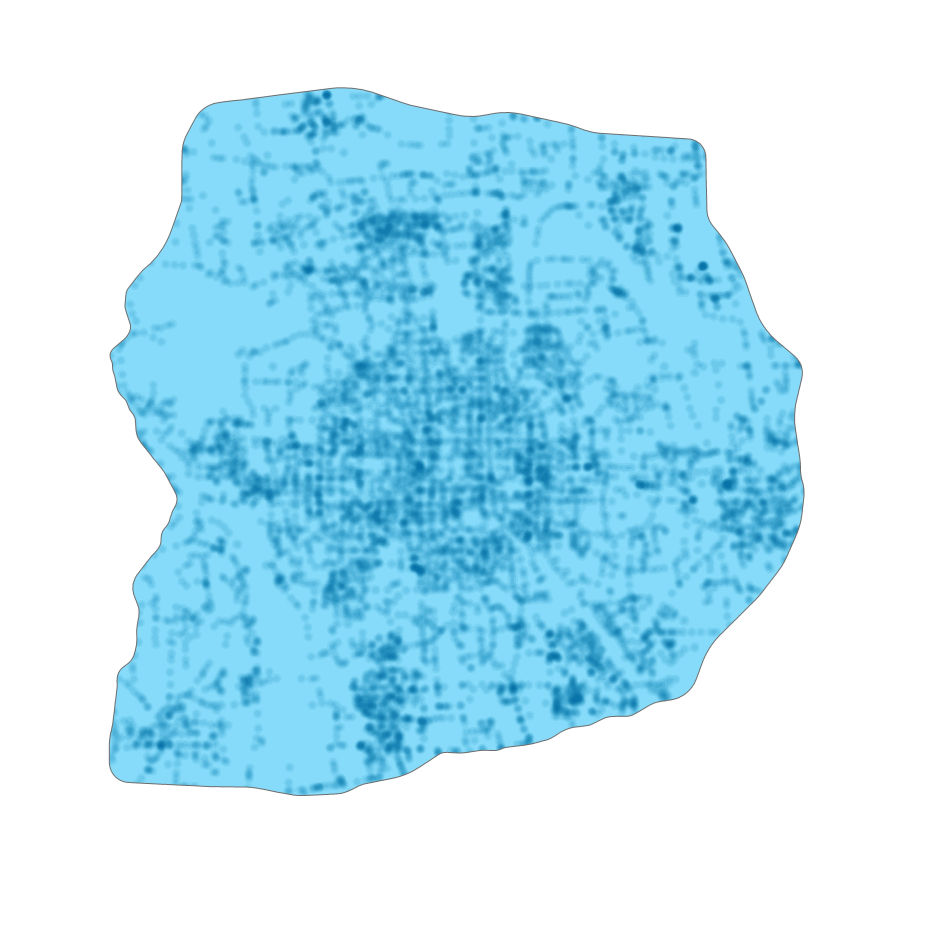
#> input picture supply map.jpg, 5552 x 5708 px, found by its file name (shown at 1/6 size)
$ python Main.py
#> lines starting #> are read from the running program, lines starting #| are printed output that depends on the picture; long printed decimals are rounded
import argparse
import math

import numpy
from PIL import Image
import numpy
import os

from skimage.metrics import structural_similarity
import xlsxwriter as xw


parser = argparse.ArgumentParser(description='Assess Spatial Equity')
parser.add_argument('--img1', default="D:\\Assess Spatial Equity\\supply map.jpg", type=str, help='image file5')
parser.add_argument('--img2', default="D:\\Assess Spatial Equity\\demand map.jpg", type=str, help='image file6')

# The window of dpi is depend on the spatial scale needed
parser.add_argument('--WIN_X', default=80, type=int, help='length of dpi')
parser.add_argument('--WIN_Y', default=80, type=int, help='width of dpi')

parser.add_argument('--T_SSIM', default=0.8, type=float, help='predefined threshold')


def mkdir(path):
    folder = os.path.exists(path)
    if not folder:
        os.makedirs(path)


def xw_to_excel(xlsfile, data):  # record similarity results
    workbook = xw.Workbook(xlsfile)
    sheet1 = workbook.add_worksheet("sheet1")

    for i in range(len(data)):
        row = 'A' + str(i+1)
        sheet1.write_row(row, data[i])
    workbook.close()


def compute_region_ssim(gray1, gray2, WIN_X, WIN_Y):
    width = min(gray1.width, gray2.width)
    height = min(gray1.height, gray2.height)
    num_x = math.floor(width / WIN_X)
    num_y = math.floor(height / WIN_Y)
    if num_x == 0 or num_y == 0:
        print("error: the width/height of defined window is less than or equal to that of images")
        num_x = 1
        num_y = 1
        WIN_X = width
        WIN_Y = height

    ssim = [[0] * num_x for _ in range(num_y)]
    for i in range(num_x):
        for j in range(num_y):
            clip1 = gray1.crop((i * WIN_X, j * WIN_Y, (i + 1) * WIN_X, (j + 1) * WIN_Y))
            clip2 = gray2.crop((i * WIN_X, j * WIN_Y, (i + 1) * WIN_X, (j + 1) * WIN_Y))
            np_clip1 = numpy.array(clip1)
            np_clip2 = numpy.array(clip2)
            np_clip1[np_clip1 == 255] = 0
            np_clip2[np_clip2 == 255] = 0
            sum1 = numpy.sum(numpy.sum(np_clip1))
            sum2 = numpy.sum(numpy.sum(np_clip2))

            # no map information
            if sum1 == 0 and sum2 == 0:
                ssim[j][i] = None
                continue

            np_clip1 = numpy.array(clip1)
            np_clip2 = numpy.array(clip2)
            ssim[j][i] = structural_similarity(np_clip1, np_clip2)

    return ssim


def colored_region(gray1, gray2, WIN_X, WIN_Y, ssim, T_SSIM):

    #Calculate mean average (overall spatial equity)
    ssim_array = numpy.array(ssim)
    ssim_float = ssim_array.astype(float)
    masked_array = numpy.ma.array(ssim_float, mask=numpy.isnan(ssim_float))
    average = masked_array.mean()
    var=masked_array.var()
    MAX = numpy.nanpercentile(ssim_float, 100)
    MIN = numpy.nanpercentile(ssim_float, 0)

    width = min(gray1.width, gray2.width)
    height = min(gray1.height, gray2.height)
    num_x = math.floor(width / WIN_X)
    num_y = math.floor(height / WIN_Y)
    if num_x == 0 or num_y == 0:
        print("error: the width/height of defined window is less than or equal to that of images")
        num_x = 1
        num_y = 1
        WIN_X = width
        WIN_Y = height

    # Grey map
    count_one=0
    count_grey=0
    res = numpy.full((3, gray1.height, gray1.width), 255, dtype=numpy.uint8)

    for i in range(num_x):
        for j in range(num_y):
            # areas with nothing or without exceeding the threshold
            if ssim[j][i] == None:
                res[0, j * WIN_Y:(j + 1) * WIN_Y, i * WIN_X:(i + 1) * WIN_X] = 255
                res[1, j * WIN_Y:(j + 1) * WIN_Y, i * WIN_X:(i + 1) * WIN_X] = 255
                res[2, j * WIN_Y:(j + 1) * WIN_Y, i * WIN_X:(i + 1) * WIN_X] = 255
                continue

            if ssim[j][i] >= T_SSIM:
                res[0, j * WIN_Y:(j + 1) * WIN_Y, i * WIN_X:(i + 1) * WIN_X] =205
                res[1, j * WIN_Y:(j + 1) * WIN_Y, i * WIN_X:(i + 1) * WIN_X] =205
                res[2, j * WIN_Y:(j + 1) * WIN_Y, i * WIN_X:(i + 1) * WIN_X] =205
                count_one += 1

            else:
                # considerable areas
                res[0, j * WIN_Y:(j + 1) * WIN_Y, i * WIN_X:(i + 1) * WIN_X] =int(205*(ssim[j][i]-MIN)/(MAX-MIN))
                res[1, j * WIN_Y:(j + 1) * WIN_Y, i * WIN_X:(i + 1) * WIN_X] =int(205*(ssim[j][i]-MIN)/(MAX-MIN))
                res[2, j * WIN_Y:(j + 1) * WIN_Y, i * WIN_X:(i + 1) * WIN_X] =int(205*(ssim[j][i]-MIN)/(MAX-MIN))
                count_grey += 1


    count_all = count_one + count_grey
    print("ratio of consider areas：", count_grey / count_all)
    print("=====================================")

    return res.swapaxes(0, 1).swapaxes(1, 2)


if __name__ == '__main__':
    opt = parser.parse_args()

    pos1 = opt.img1.rfind("\\")
    outdir = opt.img1[0:pos1 + 1] + "result\\"
    mkdir(outdir)
    print("Result save path：" + outdir)

    pos2 = opt.img1.rfind(".")
    img1_name = opt.img1[pos1 + 1:pos2]

    pos1 = opt.img2.rfind("\\")
    pos2 = opt.img2.rfind(".")
    img2_name = opt.img2[pos1 + 1:pos2]

    img1 = Image.open(opt.img1)
#> img1 is the input picture: PIL image 5552x5708 RGB; mean R, G, B 190.4, 230.8, 246.1
    img2 = Image.open(opt.img2)
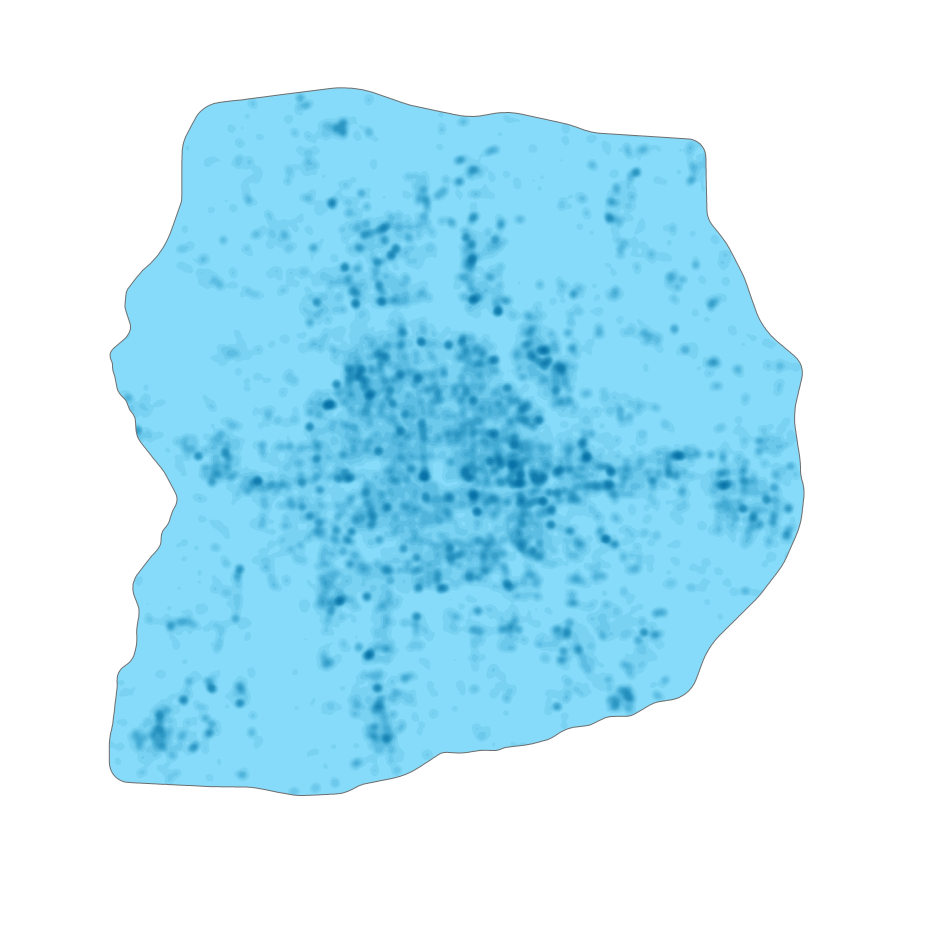
#> input picture demand map.jpg, 5552 x 5708 px, found by its file name (shown at 1/6 size)
#> img2 is the input picture: PIL image 5552x5708 RGB; mean R, G, B 194.6, 234, 248.6

    print("Grey map recording")
    gray1 = img1.convert("L")
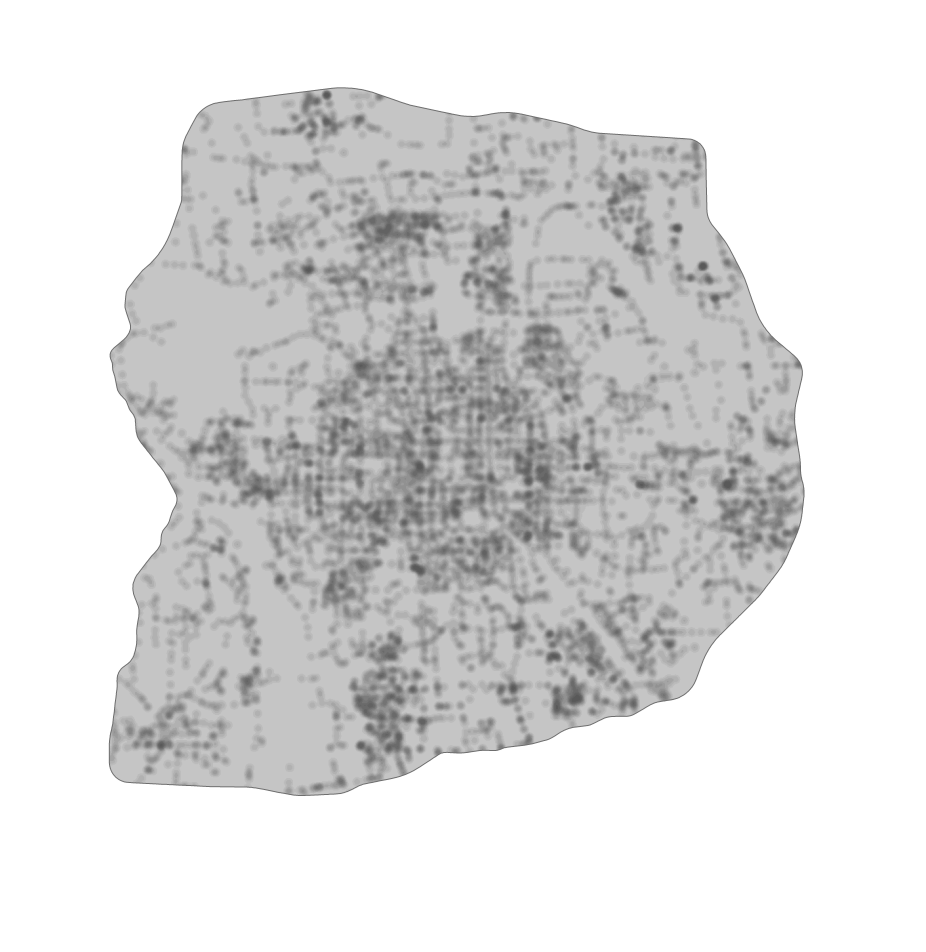
#> gray1: PIL image 5552x5708 L (shown at 1/6 size); min 85, max 255, mean 220.4
    gray2 = img2.convert("L")
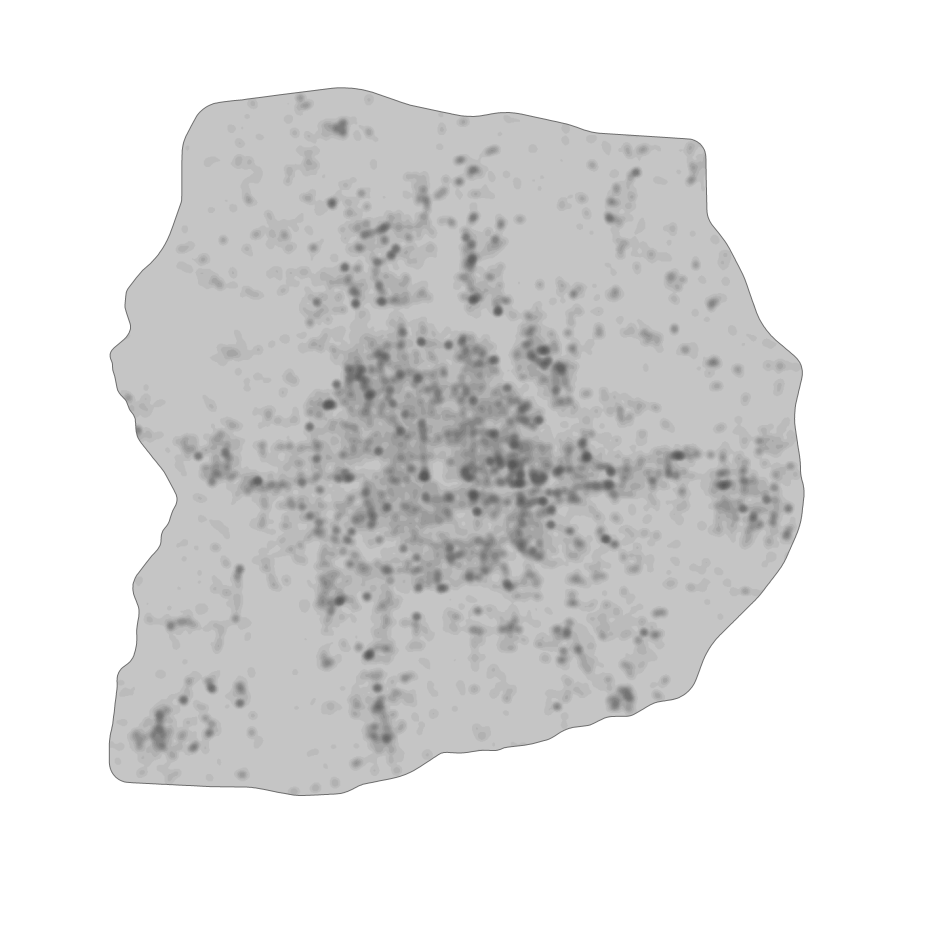
#> gray2: PIL image 5552x5708 L (shown at 1/6 size); min 85, max 255, mean 223.8
    # gray2.show()
    gray1.save(outdir + img1_name + "_gray.jpg")
    gray2.save(outdir + img2_name + "_gray.jpg")

    print("Evaluate map similarity")
    ssim = compute_region_ssim(gray1, gray2, opt.WIN_X, opt.WIN_Y)
#> after the loop in compute_region_ssim, `for i in range(num_x):`: np_clip1: shape (80, 80); every value is 0
#> after the loop in compute_region_ssim, `for i in range(num_x):`: ssim = 71 items
#> ssim = 71 items
    xlsfile = outdir + img1_name + "_" + img2_name + ".xlsx"
    xw_to_excel(xlsfile, ssim)
#> the loop in xw_to_excel, `for i in range(len(data)):` made 71 passes
#> row on passes 1 to 12: 'A1', 'A2', 'A3', 'A4', 'A5', 'A6', 'A7', 'A8', 'A9', 'A10', 'A11', 'A12'

    print("Assess overall spatial equity")
    sum_ssim = 0
    count = 0
    for j in range(ssim.__len__()):
        for i in range(ssim[0].__len__()):
            if ssim[j][i] != None:
                sum_ssim += ssim[j][i]
                count += 1
#> after the loop, count = 2324; sum_ssim = 1944.6
    ave_ssim = sum_ssim / count
#> ave_ssim = 0.837
    print("overall spatial equity = ", ave_ssim)
#| overall spatial equity =  0.8367

    print("Map similarity")
    res1 = colored_region(gray1, gray2,
                          opt.WIN_X, opt.WIN_Y,
                          ssim, opt.T_SSIM)
#> in colored_region, `ssim_float = ssim_array.astype(float)`:
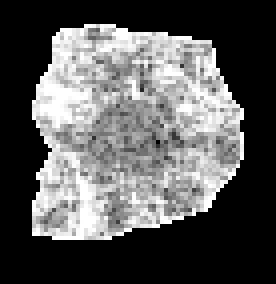
#> ssim_float: shape (71, 69) float64 (shown 4 times larger); 52.56% of the values are NaN or infinite; the others: min 0.369, max 1, mean 0.837; drawn with min black, max white, NaN and infinite black
#> in colored_region, `var=masked_array.var()`: var = 0.0138
#> in colored_region, `MAX = numpy.nanpercentile(ssim_float, 100)`: MAX = 1
#> in colored_region, `MIN = numpy.nanpercentile(ssim_float, 0)`: MIN = 0.369
#> after the loop in colored_region, `for i in range(num_x):`: count_grey = 907; count_one = 1417
#> in colored_region, `count_all = count_one + count_grey`: count_all = 2324
#| ratio of consider areas： 0.3903

    pil_res1 = Image.fromarray(res1)
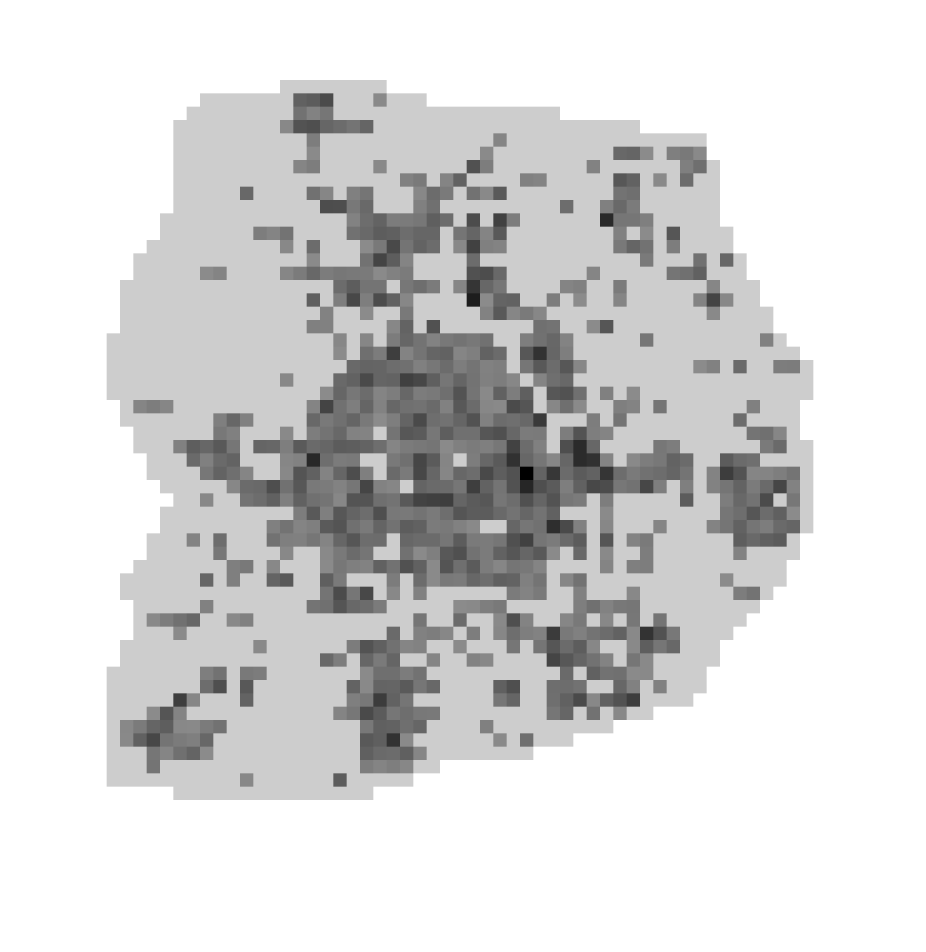
#> pil_res1: PIL image 5552x5708 RGB (shown at 1/6 size); min 0, max 255, mean 214.4
    pil_res1.save(outdir + "considerable areas.jpg")
